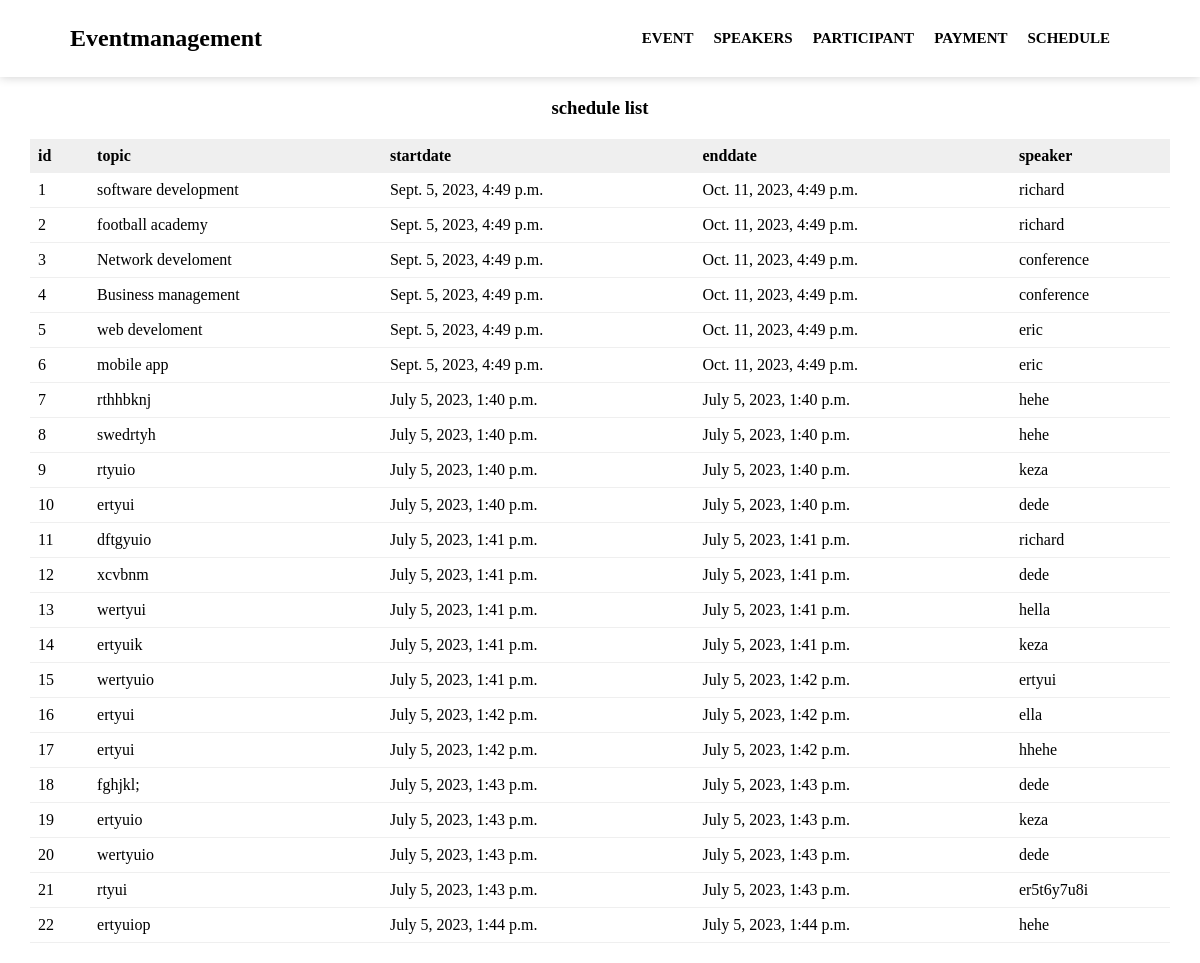
Page /schedule/ on the committed database.
### Event/models.py (models this page shows, shortened)
class Schedule(models.Model):
        topic=models.CharField(max_length=200)
        startDate=models.DateTimeField()
        endDate=models.DateTimeField()
        speaker = models.ForeignKey(Speaker, on_delete=models.CASCADE)

### Speaker/models.py (models this page shows)
class Speaker(models.Model):
    name =models.CharField(max_length=200)
    title=models.CharField(max_length=200)
    email = models.CharField(max_length=200)
    biograph = models.TextField(null=True,blank=True)
    profile_pic = models.ImageField(upload_to='speakerphoto/')
    email = models.EmailField()
    socialmedialink = models.URLField()
    phone =models.IntegerField()

### Event/views.py (the view)
# urls.py: path('schedule/', views.schedule, name='index'),
def schedule(request): #schedule
    schedules = Schedule.objects.all()
    context = {'schedules':schedules}
    return render(request, 'schedule.html',context)

### templates/schedule.html (shortened to what this page needs)
<!DOCTYPE html>
<html lang="en">
  <head>
  </head>
  <body>
    <nav>
      <div class="logo"><h1>Eventmanagement</h1></div>
      <ul>
        <li><a href="/">Event</a></li>
        <li><a href="/speakers">speakers</a></li>
        <li><a href="/participant/">participant</a></li>
        <li><a href="/payment/">payment</a></li>
        <li><a href="">schedule</a></li>
      </ul>
    </nav>
    <h3 class="text-center">schedule list</h3>
    <div class="table-container">
      <table>
        <thead>
          <tr>
            <th>id</th>
            <th>topic</th>
            <th>startdate</th>
            <th>enddate</th>
            <th>speaker</th>
          </tr>
        </thead>
        <tbody>
          {%for schedule in schedules%}
          <tr>
            <td>{{ schedule.id }}</td>
            <td>{{ schedule.topic }}</td>
            <td>{{ schedule.startDate }}</td>
            <td>{{ schedule.endDate}}</td>
            <td>{{ schedule.speaker.name}}</td>
          </tr>
          {%endfor%}
        </tbody>
      </table>
    </div>
  </body>
</html>

### templates/schedule.html (style rules this page uses)
* { padding: 0; margin: 0; box-sizing: border-box; }
a { text-decoration: none; }
nav { display: flex; align-items: center; justify-content: space-between; padding: 25px 70px; box-shadow: 0 0 10px rgba(0, 0, 0, 0.2); }
nav ul { display: flex; list-style-type: none; }
nav ul li { margin-right: 20px; text-transform: uppercase; font-weight: bold; font-size: 15px; }
nav ul li a { text-decoration: none; color: black; }
table { width: 100%; border-spacing: 0; border-collapse: collapse; }
table > thead > tr > th { text-align: left; padding: 0.5rem 0.5rem; background-color: #efefef; }
table > tbody > tr > td { padding: 0.5rem 0.5rem; border-bottom: 1px solid #efefef; white-space: nowrap; }
.table-container { padding: 20px 30px; }
.text-center { text-align: center; margin-top: 20px; }

### rows in the picture
Schedule: id "1", topic "software development", startDate "Sept. 5, 2023, 4:49 p.m.", endDate "Oct. 11, 2023, 4:49 p.m.", speaker.name "richard"
Schedule: id "2", topic "football academy", startDate "Sept. 5, 2023, 4:49 p.m.", endDate "Oct. 11, 2023, 4:49 p.m.", speaker.name "richard"
Schedule: id "3", topic "Network develoment", startDate "Sept. 5, 2023, 4:49 p.m.", endDate "Oct. 11, 2023, 4:49 p.m.", speaker.name "conference"
Schedule: id "4", topic "Business management", startDate "Sept. 5, 2023, 4:49 p.m.", endDate "Oct. 11, 2023, 4:49 p.m.", speaker.name "conference"
Schedule: id "5", topic "web develoment", startDate "Sept. 5, 2023, 4:49 p.m.", endDate "Oct. 11, 2023, 4:49 p.m.", speaker.name "eric"
Schedule: id "6", topic "mobile app", startDate "Sept. 5, 2023, 4:49 p.m.", endDate "Oct. 11, 2023, 4:49 p.m.", speaker.name "eric"
Schedule: id "7", topic "rthhbknj", startDate "July 5, 2023, 1:40 p.m.", endDate "July 5, 2023, 1:40 p.m.", speaker.name "hehe"
Schedule: id "8", topic "swedrtyh", startDate "July 5, 2023, 1:40 p.m.", endDate "July 5, 2023, 1:40 p.m.", speaker.name "hehe"
Schedule: id "9", topic "rtyuio", startDate "July 5, 2023, 1:40 p.m.", endDate "July 5, 2023, 1:40 p.m.", speaker.name "keza"
Schedule: id "10", topic "ertyui", startDate "July 5, 2023, 1:40 p.m.", endDate "July 5, 2023, 1:40 p.m.", speaker.name "dede"
Schedule: id "11", topic "dftgyuio", startDate "July 5, 2023, 1:41 p.m.", endDate "July 5, 2023, 1:41 p.m.", speaker.name "richard"
Schedule: id "12", topic "xcvbnm", startDate "July 5, 2023, 1:41 p.m.", endDate "July 5, 2023, 1:41 p.m.", speaker.name "dede"
Schedule: id "13", topic "wertyui", startDate "July 5, 2023, 1:41 p.m.", endDate "July 5, 2023, 1:41 p.m.", speaker.name "hella"
Schedule: id "14", topic "ertyuik", startDate "July 5, 2023, 1:41 p.m.", endDate "July 5, 2023, 1:41 p.m.", speaker.name "keza"
Schedule: id "15", topic "wertyuio", startDate "July 5, 2023, 1:41 p.m.", endDate "July 5, 2023, 1:42 p.m.", speaker.name "ertyui"
Schedule: id "16", topic "ertyui", startDate "July 5, 2023, 1:42 p.m.", endDate "July 5, 2023, 1:42 p.m.", speaker.name "ella"
Schedule: id "17", topic "ertyui", startDate "July 5, 2023, 1:42 p.m.", endDate "July 5, 2023, 1:42 p.m.", speaker.name "hhehe"
Schedule: id "18", topic "fghjkl;", startDate "July 5, 2023, 1:43 p.m.", endDate "July 5, 2023, 1:43 p.m.", speaker.name "dede"
Schedule: id "19", topic "ertyuio", startDate "July 5, 2023, 1:43 p.m.", endDate "July 5, 2023, 1:43 p.m.", speaker.name "keza"
Schedule: id "20", topic "wertyuio", startDate "July 5, 2023, 1:43 p.m.", endDate "July 5, 2023, 1:43 p.m.", speaker.name "dede"
Schedule: id "21", topic "rtyui", startDate "July 5, 2023, 1:43 p.m.", endDate "July 5, 2023, 1:43 p.m.", speaker.name "er5t6y7u8i"
Schedule: id "22", topic "ertyuiop", startDate "July 5, 2023, 1:44 p.m.", endDate "July 5, 2023, 1:44 p.m.", speaker.name "hehe"
